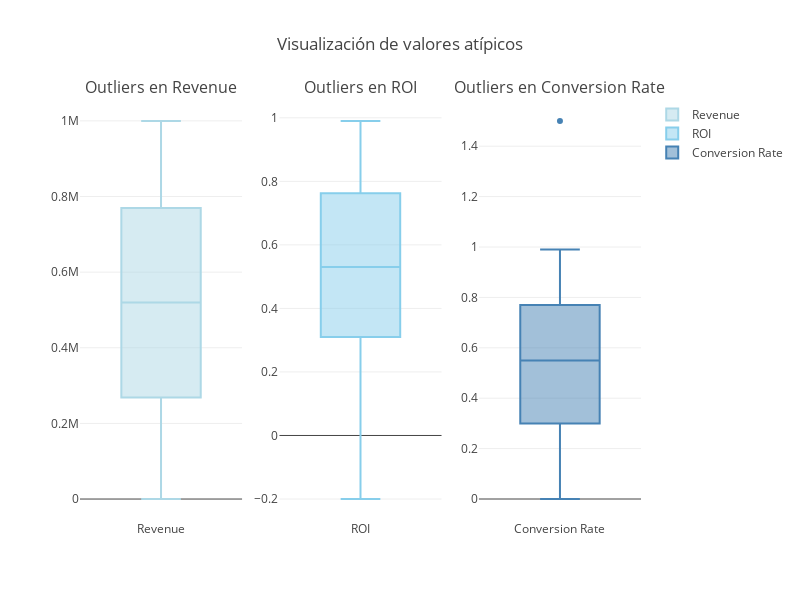

Write notebook code for a chart like this one.
### Code cell
# Crear subplots
fig = make_subplots(rows=1, cols=3, subplot_titles=('Outliers en Revenue', 'Outliers en ROI', 'Outliers en Conversion Rate'))

# Definir tonos del boxplot
blue_tones = ['#ADD8E6', '#87CEEB', '#4682B4']  # Azul claro, Azul cielo, Azul acero

# Añadir boxplots con tonos de azul
fig.add_trace(go.Box(y=df['revenue'], name='Revenue', marker_color=blue_tones[0]), row=1, col=1)
fig.add_trace(go.Box(y=df['roi'], name='ROI', marker_color=blue_tones[1]), row=1, col=2)
fig.add_trace(go.Box(y=df['conversion_rate'], name='Conversion Rate', marker_color=blue_tones[2]), row=1, col=3)

# Actualizar layout
fig.update_layout(title_text='Visualización de valores atípicos', height=600, width=800)

# Mostrar la figura
fig.show()

### Figure 1 — Plotly figure (JSON) as saved in the notebook; plotly's stock layout.template omitted (floating-point values rounded to 4 significant figures; data arrays with more than 128 entries replaced by an {"elided": "..."} marker saying what was removed)
{"data": [{"marker": {"color": "#ADD8E6"}, "name": "Revenue", "type": "box", "xaxis": "x", "y": {"elided": "1017 float values"}, "yaxis": "y"}, {"marker": {"color": "#87CEEB"}, "name": "ROI", "type": "box", "xaxis": "x2", "y": {"elided": "1017 float values"}, "yaxis": "y2"}, {"marker": {"color": "#4682B4"}, "name": "Conversion Rate", "type": "box", "xaxis": "x3", "y": {"elided": "1017 float values"}, "yaxis": "y3"}], "layout": {"annotations": [{"font": {"size": 16}, "showarrow": false, "text": "Outliers en Revenue", "x": 0.1444, "xanchor": "center", "xref": "paper", "y": 1, "yanchor": "bottom", "yref": "paper"}, {"font": {"size": 16}, "showarrow": false, "text": "Outliers en ROI", "x": 0.5, "xanchor": "center", "xref": "paper", "y": 1, "yanchor": "bottom", "yref": "paper"}, {"font": {"size": 16}, "showarrow": false, "text": "Outliers en Conversion Rate", "x": 0.8556, "xanchor": "center", "xref": "paper", "y": 1, "yanchor": "bottom", "yref": "paper"}], "height": 600, "title": {"text": "Visualización de valores atípicos"}, "width": 800, "xaxis": {"anchor": "y", "domain": [0, 0.2889]}, "xaxis2": {"anchor": "y2", "domain": [0.3556, 0.6444]}, "xaxis3": {"anchor": "y3", "domain": [0.7111, 1]}, "yaxis": {"anchor": "x", "domain": [0, 1]}, "yaxis2": {"anchor": "x2", "domain": [0, 1]}, "yaxis3": {"anchor": "x3", "domain": [0, 1]}}}
